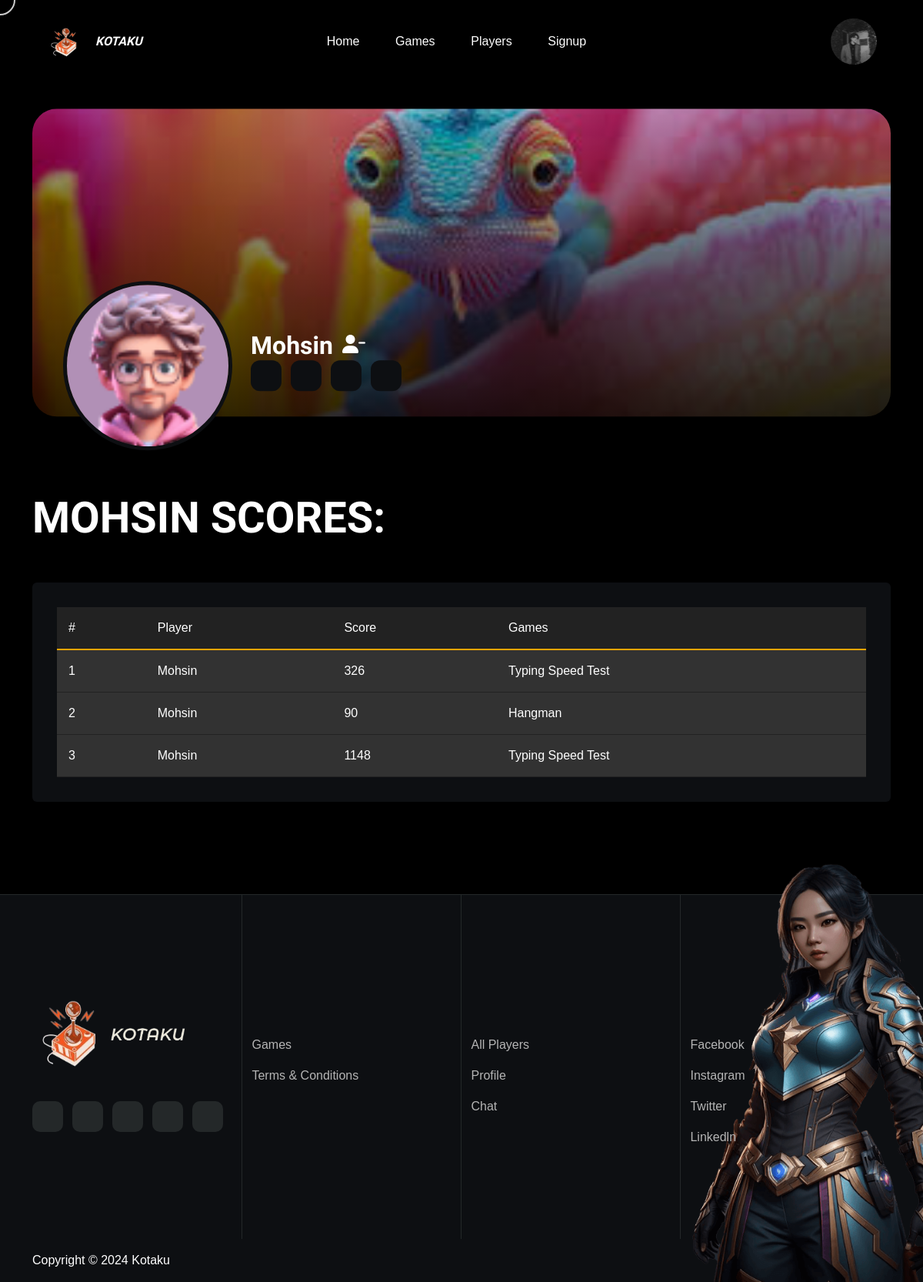
Page /userprofile.php?userid=9 (signed in) on the committed database.
### tables this page shows
CREATE TABLE `userreg` (
  `userid` int(11) NOT NULL,
  `username` varchar(255) NOT NULL,
  `usernumber` varchar(255) NOT NULL,
  `useremail` varchar(255) NOT NULL,
  `userpass` varchar(255) NOT NULL,
  `userrole` varchar(255) DEFAULT NULL,
  `userprofile` varchar(255) DEFAULT NULL,
  `userbanner` varchar(255) DEFAULT NULL
);

CREATE TABLE `scores` (
  `scoreid` int(11) NOT NULL,
  `score` int(11) NOT NULL,
  `scoreplayer` int(11) DEFAULT NULL,
  `scoregame` int(11) DEFAULT NULL,
  `gametoken` int(11) NOT NULL DEFAULT 0
);

CREATE TABLE `games` (
  `gameid` int(11) NOT NULL,
  `gamename` varchar(255) NOT NULL,
  `gameimage` varchar(255) DEFAULT NULL,
  `gameurl` varchar(255) DEFAULT NULL,
  `gameperms` varchar(55) DEFAULT NULL,
  `gameprice` int(11) DEFAULT NULL
);

### userprofile.php (the view, shortened to what this page needs)
<?php
require "header.php";
$user_id = isset($_GET['userid']) ? intval($_GET['userid']) : 0;
$logged_in_user_id = isset($_SESSION['LoginId']) ? intval($_SESSION['LoginId']) : 0;
$checkFriendship = "SELECT * FROM friends WHERE (user_one = $logged_in_user_id AND user_two = $user_id)
                    OR (user_one = $user_id AND user_two = $logged_in_user_id)";
$friendResult = mysqli_query($con, $checkFriendship);
$isFriend = mysqli_num_rows($friendResult) > 0;
?>
<body>
    <link rel="stylesheet" href="https://cdnjs.cloudflare.com/ajax/libs/font-awesome/6.0.0-beta3/css/all.min.css">
</body>
<?php
$sqlii = "SELECT userid, username, userprofile, userbanner FROM userreg WHERE userid = $user_id";
$resultt = mysqli_query($con, $sqlii);
$userr = mysqli_fetch_assoc($resultt);
?>
<section class="profile-banner-section pb-120 pt-120 mt-lg-0 mt-sm-15 mt-10">
    <div class="container position-relative">
        <div class="row">
            <div class="col-12 mb-lg-0 mb-10">
                <div class="parallax-banner-area parallax-container">
                    <div class="parallax-img profile-banner position-relative">
                        <img class="w-100 h-100 tbi rounded-5"
                            src="<?php echo htmlspecialchars($userr['userbanner']); ?>" alt="profile banner">
                        <div class="user-profile d-between position-absolute z-1 w-100 px-xxl-15 px-md-10 px-sm-6">
                            <div class="d-flex align-items-center gap-sm-6 gap-3">
                                <div class="profile-thumb position-relative">
                                    <img id="profileImage" class="w-100 rounded-circle"
                                        src="<?php echo htmlspecialchars($userr['userprofile']); ?>" alt="team logo">
                                    <div class="change-profile-btn position-absolute text-white p-1 z-10"
                                        id="changeProfileButton" style="cursor: pointer;">
                                    </div>
                                </div>
                                <div class="user-details mb-3">
                                    <div class="d-flex align-items-center gap-3">
                                        <h3 class="user-name" style="text-transform: capitalize">
                                            <?php echo htmlspecialchars($userr['username']); ?>
                                        </h3>
                                        <div class="edit-btn">
                                            <?php if ($isFriend): ?>
                                                <a
                                                    href="unfriend.php?user_id=<?php echo htmlspecialchars($userr['userid']); ?>">
                                                    <i class="fa-solid fa-user-minus fs-2xl"></i>
                                                </a>
                                            <?php endif; ?>
                                        </div>
                                    </div>
                                    <ul class="user-social d-flex align-items-center gap-sm-3 gap-1">
                                        <li class="box-style"> <a href="#"><i
                                                    class="ti ti-brand-facebook fs-2xl"></i></a>
                                        </li>
                                        <li class="box-style"> <a href="#"><i
                                                    class="ti ti-brand-twitter fs-2xl"></i></a></li>
                                        <li class="box-style"> <a href="#"><i
                                                    class="ti ti-brand-instagram fs-2xl"></i></a>
                                        </li>
                                        <li class="box-style"> <a href="#"><i
                                                    class="ti ti-brand-discord fs-2xl"></i></a>
                                        </li>
                                    </ul>
                                </div>
                            </div>
                        </div>
                    </div>
                </div>
            </div>
        </div>
    </div>
</section>
<section class="connected-accounts pb-120">
    <div class="container">
        <div class="row">
            <div class="col-12">
                <span
                    class="display-four tcn-1 cursor-scale growUp mb-10 d-block title-anim text-uppercase"><?php echo htmlspecialchars($userr['username']); ?>
                    Scores:</span>
                <div class="d-between p-lg-8 p-sm-3 bgn-4 rounded">
                    <?php
                    $sqli = "SELECT scores.score, games.gamename, userreg.username
                             FROM scores
                             JOIN games ON scores.scoregame = games.gameid
                             JOIN userreg ON scores.scoreplayer = userreg.userid
                             WHERE scores.scoreplayer = $user_id";
                    $result = mysqli_query($con, $sqli);
                    if ($result && mysqli_num_rows($result) > 0) {
                        ?>
                        <table class="table align-middle">
                            <thead>
                                <tr>
                                    <th scope="col">#</th>
                                    <th>Player</th>
                                    <th>Score</th>
                                    <th>Games</th>
                                </tr>
                            </thead>
                            <tbody>
                                <?php
                                $count = 1;
                                while ($userscore = mysqli_fetch_array($result)) {
                                    ?>
                                    <tr>
                                        <td scope="row"><?php echo $count++; ?></td>
                                        <td class="text-capitalize"><?php echo htmlspecialchars($userscore['username']); ?></td>
                                        <td><?php echo htmlspecialchars($userscore['score']); ?></td>
                                        <td><?php echo htmlspecialchars($userscore['gamename']); ?></td>
                                    </tr>
                                    <?php
                                }
                                ?>
                            </tbody>
                        </table>
                        <?php
                    } else {
                        ?>
                        <p>No scores found for this user.</p>
                        <?php
                    }
                    ?>
                </div>
            </div>
        </div>
    </div>
</section>
<?php require "footer.php"; ?>
</body>
</html>

### header.php (shortened to what this page needs)
<!DOCTYPE html>
<html lang="en">
<head>
    <link rel="stylesheet" href="assets/css/bootstrap.css">
    <link rel="stylesheet" href="assets/css/style.css">
    <link rel="stylesheet" href="https://cdnjs.cloudflare.com/ajax/libs/font-awesome/5.15.4/css/all.min.css">
</head>
<body>
    <header class="header-section w-100">
        <div class="py-sm-6 py-3 mx-xxl-20 mx-md-15 mx-3">
            <div class="d-flex align-items-center justify-content-between gap-xxl-10 gap-lg-8 w-100">
                <nav
                    class="navbar-custom d-flex gap-lg-6 align-items-center flex-column flex-lg-row justify-content-start justify-content-lg-between w-100">
                    <div class="top-bar w-100 d-flex align-items-center gap-lg-0 gap-6">
                        <a class="navbar-brand d-flex align-items-center gap-4" href="index.php">
                            <img class="w-100 logo1" src="assets/img/logoo2.png" alt="logo"
                                style="height: auto; width: 200px !important;">
                            <span
                                style="font-family: Montserrat Alternates, sans-serif;font-style: italic; font-weight: 600; ">KOTAKU</span>
                        </a>
                    </div>
                    <div class="navbar-toggle-item w-100 position-lg-relative">
                        <ul class="custom-nav gap-5 cursor-scale growDown2 ms-xxl-10" data-lenis-prevent>
                            <?php if (isset($_SESSION["LoginEmail"])) { ?>
                                <li class="menu-link mainlinkk" style="margin-left: -168px;">
                                    <a href="index.php">
                                        <i class="ti ti-home fs-2xl"></i>
                                        Home
                                    </a>
                                </li>
                                <li class="menu-link">
                                    <a href="game.php"><i class="ti ti-device-gamepad fs-2xl"></i>Games</a>
                                </li>
                                <li class="menu-link">
                                    <a href="all-players.php"><i class="ti ti-users fs-2xl"></i>Players</a>
                                </li>
                                <li class="menu-link">
                                    <a href="signup.php"><i class="ti ti-user-plus fs-2xl"></i>Signup</a>
                                </li>
                            <?php }
                            ; ?>
                        </ul>
                    </div>
                </nav>
                <div class="header-btn-area d-flex align-items-center gap-sm-6 gap-3">
                    <?php if (isset($_SESSION["LoginEmail"])) { ?>
                        <div class="header-profile pointer">
                            <div class="profile-wrapper d-flex align-items-center gap-3">
                                <div class="img-area overflow-hidden">
                                    <img class="w-100" src="<?php echo $_SESSION["LoginProfile"] ?>" alt="profile">
                                </div>
                            </div>
                        </div>
                    <?php } else { ?>
                        <div class="menu-link">
                            <a href="signin.php"><i class="ti ti-login fs-2xl"></i>Login</a>
                        </div>
                    <?php }
                    ; ?>
                </div>
            </div>
        </div>
    </header>

### footer.php (shortened to what this page needs)
<footer class="footer bgn-4 bt">
    <div class="container">
        <div class="row justify-content-between">
            <div class="col-lg-3 col-sm-6 br py-lg-20 pt-sm-15 pt-10 footer-card-area">
                <div class="py-lg-10">
                    <div class="footer-logo mb-8">
                        <a href="index.php" class="d-grid gap-6">
                            <div class="flogo-1" style="display: flex;">
                                <img class="w-100" src="assets/img/logoo2.png" alt="logo">
                                <img class="w-100" src="assets/img/logooo.png" alt="logo">
                            </div>
                        </a>
                    </div>
                    <div class="social-links">
                        <ul class="d-flex align-items-center gap-3 flex-wrap">
                            <li>
                                <a href="#"><i class="ti ti-brand-facebook fs-2xl"></i></a>
                            </li>
                            <li>
                                <a href="#"><i class="ti ti-brand-twitter fs-2xl"></i></a>
                            </li>
                            <li>
                                <a href="#"><i class="ti ti-brand-youtube fs-2xl"></i></a>
                            </li>
                            <li>
                                <a href="#"><i class="ti ti-brand-linkedin fs-2xl"></i></a>
                            </li>
                            <li>
                                <a href="#"><i class="ti ti-brand-instagram fs-2xl"></i></a>
                            </li>
                        </ul>
                    </div>
                </div>
            </div>
            <div class="col-lg-3 col-sm-6 br br-res py-lg-20 pt-sm-15 pt-10 footer-card-area">
                <div class="py-lg-10">
                    <h4 class="footer-title mb-8 title-anim">Quick Links</h4>
                    <ul class="footer-list d-grid gap-4">
                        <li><a href="<?php echo isset($_SESSION["LoginEmail"]) ? 'game.php' : 'signin.php'; ?>" class="footer-link d-flex align-items-center tcn-6">  Games </a></li>
                        <li><a href="terms-condition.php" class="footer-link d-flex align-items-center tcn-6">  Terms & Conditions</a></li>
                    </ul>
                </div>
            </div>
            <div class="col-lg-3 col-sm-6 br py-lg-20 pt-sm-15 pt-10 footer-card-area">
                <div class="py-lg-10">
                    <h4 class="footer-title mb-8 title-anim">Explore</h4>
                    <ul class="footer-list d-grid gap-4">
                        <li><a href="all-players.php" class="footer-link d-flex align-items-center tcn-6">  All Players</a></li>
                        <li><a href="profile.php" class="footer-link d-flex align-items-center tcn-6">  Profile</a></li>
                        <li><a href="chat.php" class="footer-link d-flex align-items-center tcn-6">  Chat</a></li>
                    </ul>
                </div>
            </div>
            <div class="col-lg-3 col-sm-6 py-lg-20 pt-sm-15 pt-10 footer-card-area">
                <div class="py-lg-10">
                    <h4 class="footer-title mb-8 title-anim">Follow Us</h4>
                    <ul class="footer-list d-grid gap-4">
                        <li><a href="#" class="footer-link d-flex align-items-center tcn-6">  Facebook</a></li>
                        <li><a href="#" class="footer-link d-flex align-items-center tcn-6">  Instagram</a></li>
                        <li><a href="#" class="footer-link d-flex align-items-center tcn-6">  Twitter</a></li>
                        <li><a href="#" class="footer-link d-flex align-items-center tcn-6">  Linkedln</a></li>
                    </ul>
                </div>
            </div>
        </div>
        <div class="row pb-4 pt-lg-4 pt-8 justify-content-between g-2">
            <div class="col-xxl-4 col-lg-6 order-last order-lg-first">
                <span>Copyright © <span class="currentYear"></span> Kotaku</span>
            </div>
        </div>
    </div>
    <div class="footer-banner-img" id="faa">
        <img class="w-100" src="assets/img/fbanner.png" alt="banner">
    </div>
</footer>

### header.php (style rules this page uses)
.menu-link a { display: flex; align-items: center; justify-content: center; text-decoration: none; color: inherit; }

### userprofile.php (style rules this page uses)
.profile-thumb { position: relative; width: 150px; height: 150px; border-radius: 50%; }
.profile-thumb img { width: 100%; height: 100%; object-fit: cover; overflow: hidden; }
.change-profile-btn { top: -17px; right: 5px; background: none; color: white; border-radius: 10px; cursor: pointer; }
.display-four { border-bottom: 2px solid rgb(var(--orange)); padding-bottom: 10px; margin-bottom: 20px; }
.connected-accounts { color: rgb(255, 165, 0); }
.table { width: 100%; border-collapse: collapse; margin-bottom: 0; }
.table thead th { background-color: rgb(34, 34, 34); color: rgb(255, 255, 255); padding: 15px; border-bottom: 2px solid rgb(255, 165, 0); }
.table tbody td { background-color: rgb(50, 50, 50); color: rgb(255, 255, 255); padding: 15px; border-bottom: 1px solid rgb(34, 34, 34); }
.table tbody tr:nth-child(even) { background-color: rgb(34, 34, 34); }

### rows in the picture
userreg: userbanner (picture), userprofile (picture), username "Mohsin"
scores: scoreplayer.username "Mohsin", score "326", scoregame.gamename "Typing Speed Test"
scores: scoreplayer.username "Mohsin", score "90", scoregame.gamename "Hangman"
scores: scoreplayer.username "Mohsin", score "1148", scoregame.gamename "Typing Speed Test"
